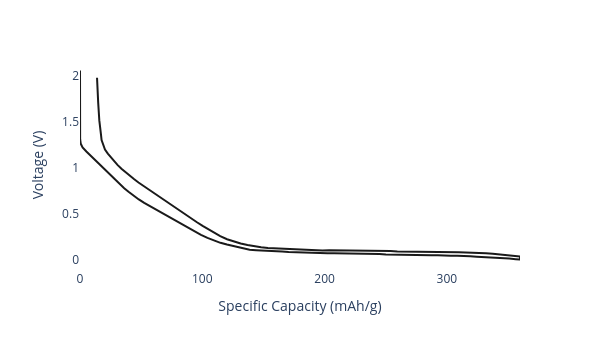

The notebook cell saved with this chart:
### Code cell
anode_active_material = AnodeMaterial.from_database(name='Hard Carbon (Vendor A)')

anode_active_material.reversible_capacity_scaling = 1.05
anode_active_material.irreversible_capacity_scaling = 1

anode_active_material.plot_half_cell_curve(width=600, height=350).show()

### Figure 1 — Plotly figure (JSON) as saved in the notebook; plotly's stock layout.template omitted (floating-point values rounded to 4 significant figures; data arrays with more than 128 entries replaced by an {"elided": "..."} marker saying what was removed)
{"data": [{"hovertemplate": "Specific Capacity (mAh/g)=%{x}<br>Voltage (V)=%{y}<extra></extra>", "legendgroup": "", "line": {"color": "#1a1a1a", "dash": "solid"}, "marker": {"symbol": "circle"}, "mode": "lines", "name": "", "orientation": "v", "showlegend": false, "type": "scatter", "x": {"elided": "171 float values"}, "xaxis": "x", "y": {"elided": "171 float values"}, "yaxis": "y"}], "layout": {"height": 350, "legend": {"tracegroupgap": 0}, "margin": {"t": 60}, "paper_bgcolor": "white", "plot_bgcolor": "white", "width": 600, "xaxis": {"anchor": "y", "domain": [0, 1], "title": {"text": "Specific Capacity (mAh/g)"}}, "yaxis": {"anchor": "x", "domain": [0, 1], "title": {"text": "Voltage (V)"}}}}
